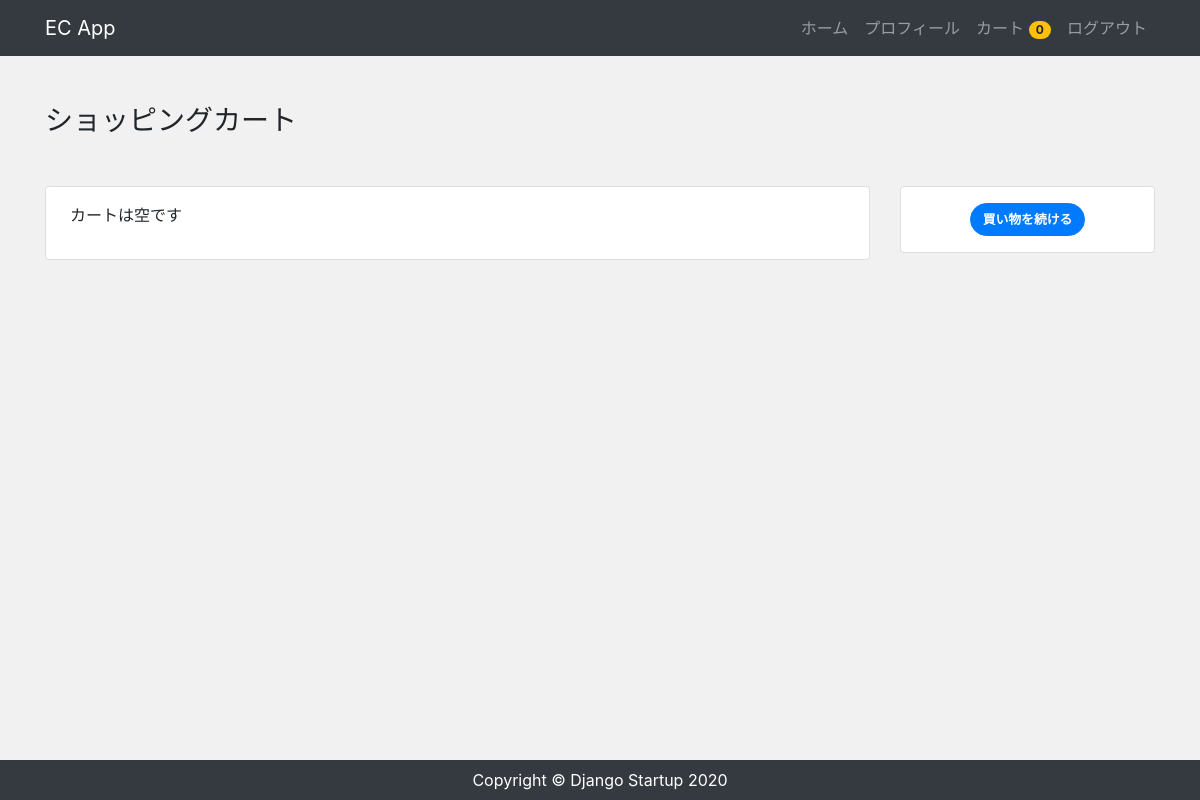
/order/ (signed in), run on an earlier commit of the app's database.
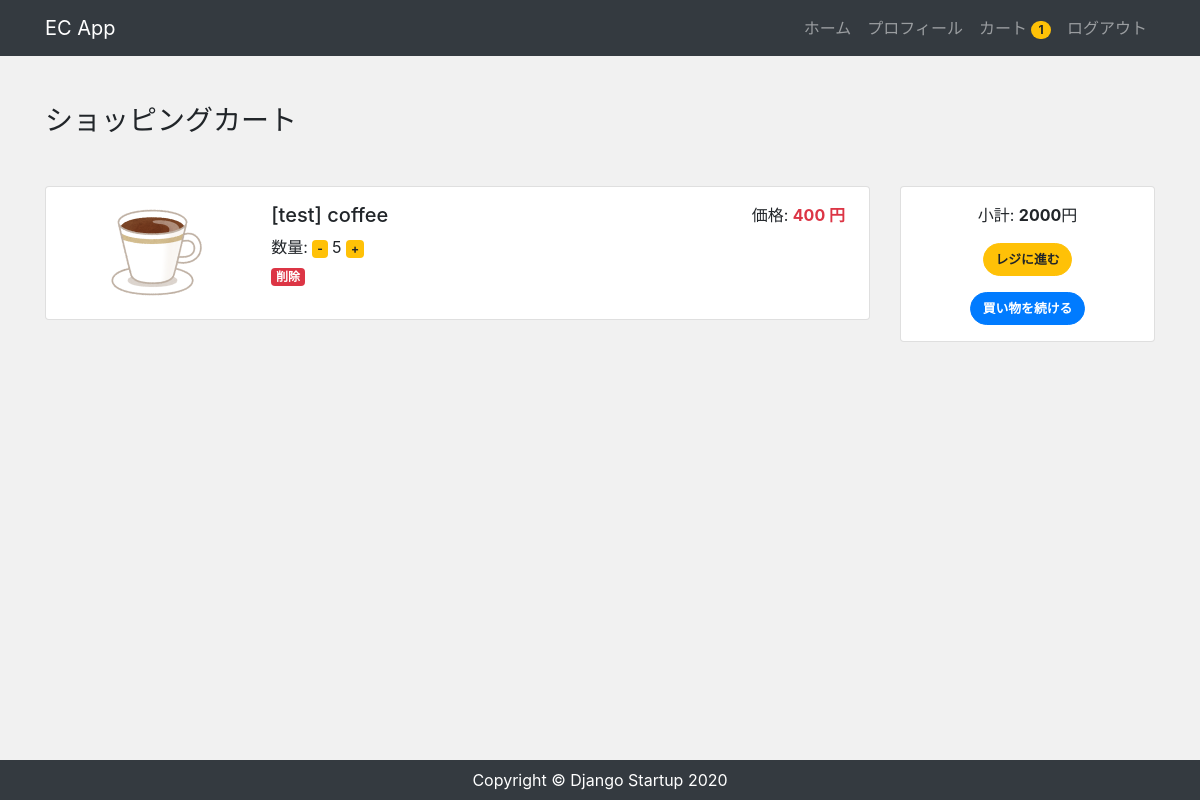
And on a later commit of the database.
### accounts/models.py (models this page shows, shortened)
class CustomUser(AbstractBaseUser, PermissionsMixin):
    email = models.EmailField('メールアドレス', unique=True)
    first_name = models.CharField('姓', max_length=30, blank=True)
    last_name = models.CharField('名', max_length=30, blank=True)
    address = models.CharField('住所', max_length=30, blank=True)
    tel = models.CharField('電話番号', max_length=30, blank=True)
    created = models.DateField('入会日', default=timezone.now)
    is_staff = models.BooleanField(
        ('staff status'),
        default=False,
        help_text=('Designates whether the user can log into this admin site.'),
    )
    is_active = models.BooleanField(
        ('active'),
        default=True,
        help_text=(
            'Designates whether this user should be treated as active. '
            'Unselect this instead of deleting accounts.'
        ),
    )
    objects = UserManager()
    EMAIL_FIELD = 'email'
    USERNAME_FIELD = 'email'
    REQUIRED_FIELDS = []
    class Meta:
        verbose_name = ('user')
        verbose_name_plural = ('users')

### app/models.py (models this page shows, shortened)
class Order(models.Model):
  user = models.ForeignKey(settings.AUTH_USER_MODEL, on_delete=models.CASCADE)
  items = models.ManyToManyField(OrderItem)
  start_date = models.DateTimeField(auto_now_add=True)
  ordered_date = models.DateTimeField()
  ordered = models.BooleanField(default=False)
  def get_total(self):
    total = 0
    for order_item in self.items.all():
      total += order_item.get_total_item_price()
    return total

class OrderItem(models.Model):
  user = models.ForeignKey(settings.AUTH_USER_MODEL, on_delete=models.CASCADE)
  ordered = models.BooleanField(default=False)
  item = models.ForeignKey(Item, on_delete=models.CASCADE)
  quantity = models.IntegerField(default=1)
  def get_total_item_price(self):
    return self.quantity * self.item.price

class Item(models.Model):
  title = models.CharField(max_length=100)
  price = models.IntegerField()
  categroy = models.CharField(max_length=100)
  slug = models.SlugField()
  description = models.TextField()
  image = models.ImageField(upload_to='images')
  created = models.DateField('作成日', default=timezone.now)

### app/views.py (the view)
# urls.py: path('order/', views.OrderView.as_view(), name='order'),
class OrderView(LoginRequiredMixin, View):
  def get(self, request, *args, **kwargs):
    try:
      order = Order.objects.get(user=request.user, ordered=False)
      context = {
        'order': order
      }
      return render(request, 'app/order.html', context)
    except ObjectDoesNotExist:
      return render(request, 'app/order.html')

### app/templatetags/cart_tags.py (called while the page is built)
@register.filter
def itemCount(user):
  if user.is_authenticated:
    order = Order.objects.filter(user=user, ordered=False)
    if order.exists():
      return order[0].items.count()
  return 0

### app/templates/app/order.html (shortened to what this page needs)
{% extends 'app/base.html' %}
{% block content %}
<div class="my-5">
  <h3>ショッピングカート</h3>
</div>
<div class="row order">
  <div class="col-md-9 mb-5">
    <div class="card">
      <div class="card-body px-4 py-3">
        {% for order_item in order.items.all %}
        <div class="row">
          <div class="col-md-3 text-center">
            <img
              src="{{ order_item.item.image.url }}"
              alt="{{ order_item.item.title }}"
              class="img-fluid"
            />
          </div>
          <div class="col-md-6">
            <h5>{{ order_item.item.title }}</h5>
            <p class="mb-1">
              数量:
              <a href="{% url 'removesingleitem' order_item.item.slug %}"><span class="badge badge-warning">-</span></a>
              {{ order_item.quantity }}
              <a href="{% url 'additem' order_item.item.slug %}"
                ><span class="badge badge-warning">+</span
              ></a>
            </p>
            <a href="{% url 'removeitem' order_item.item.slug %}"><span class="badge badge-danger">削除</span></a>
          </div>
          <div class="col-md-3 text-right">
            <p>
              価格:
              <span class="text-danger font-weight-bold">
                {{ order_item.item.price }} 円
              </span>
            </p>
          </div>
        </div>
         {% empty %}
        <p class="mb-3">カートは空です</p>
        {% endfor %}
      </div>
    </div>
  </div>
  <div class="col-md-3">
    <div class="card">
      <div class="card-body text-center px-2 py-3">
        {% if order.get_total %}
        <p>
          小計: <span class="font-weight-bold">{{ order.get_total }}</span>円
        </p>
        <div class="mb-3">
          <a href="" class="btn btn-warning">レジに進む</a>
        </div>
        {% endif%}
        <a href="" class="btn btn-primary">買い物を続ける</a>
      </div>
    </div>
  </div>
</div>
{% endblock %}

### app/templates/app/base.html (shortened to what this page needs)
{% load cart_tags %}
{% load static %}
<!DOCTYPE html>
<html lang="ja">
  <head>
    <link
      rel="stylesheet"
      href="https://stackpath.bootstrapcdn.com/bootstrap/4.4.1/css/bootstrap.min.css"
    />
    <link rel="stylesheet" href="{% static 'css/style.css' %}" />
  </head>
  <body>
    <nav class="navbar navbar-expand-lg navbar-dark bg-dark">
      <div class="container">
        <a class="navbar-brand" href="/">EC App</a>
        <ul class="navbar-nav ml-auto">
          <li class="nav-item">
            <a class="nav-link" href="/">ホーム</a>
          </li>
        {% if user.is_authenticated %}
          <li class="nav-item">
            <a class="nav-link" href="{% url 'profile' %}">プロフィール</a>
          </li>
          <li class="nav-item">
            <a href="{% url 'order' %}" class="nav-link">
              カート
              <span class="badge badge-pill badge-warning">
                {{ request.user|itemCount }}
              </span>
            </a>
          </li>
          <li class="nav-item">
            <a class="nav-link" href="{% url 'account_logout' %}">ログアウト</a>
          </li>
        {% endif %}
        </ul>
      </div>
    </nav>
    <main>
      <div class="container">{% block content %} {% endblock %}</div>
    </main>
    <footer class="py-2 bg-dark">
      <p class="m-0 text-center text-white">
        Copyright &copy; Django Startup 2020
      </p>
    </footer>
  </body>
</html>

What changed in the data, as far as the page shows it:
changed CustomUser: user|itemCount "0" → "1"
added OrderItem: item.image (picture), item "[test] coffee", quantity "5", item.price "400"
now on this page (row unchanged): Order: get_total "2000"
Also different on the page:
text no longer shown: "カートは空です"
text now shown: "小計: 円 レジに進む"
